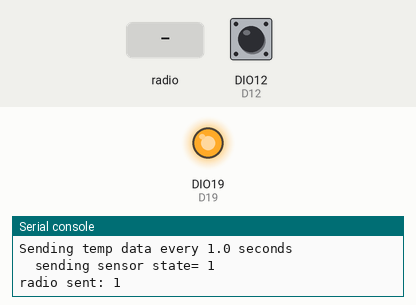
Recording of a program running on a simulated Digi XBee 3 module running MicroPython. Shown: output pins drawn as LEDs (lit = HIGH), the last lines printed to the serial console. Inputs (shaded band) come from the test bench; at power-on: DIO12 (D12) HIGH. No radio messages arrive unless stated (any console line starting 'radio sent:' is added by the test bench).

Above: at 2.2 s.
2.3 s: radio message "1" arrives
4.0 s: DIO12 (D12) pulled LOW for 3.2 s
At 4.8 s:
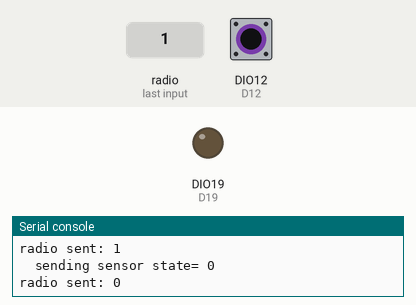
Timing chart, 0 to 9.7 s (numbered marks = the images above; inputs shaded):
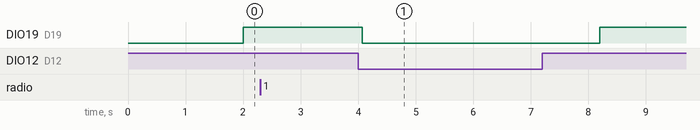

Measured:
- after the input at 4.0 s, DIO19 (D19): HIGH → LOW after 0.07 s, → HIGH 4.1 s later

The program:

TE8_sensor_end.py
```python
# below 802.15.4 wireless protocol code based on Digi International
# example code for network communication between nodes for end device
import xbee, time
# Utility functions to perform XBee3 802.15.4 operations
from machine import Pin
# pin function needed for sensor
def format_eui64(addr):
	return ':'.join('%02x' % b for b in addr)

def format_packet(p):
	type = 'Broadcast' if p['broadcast'] else 'Unicast'
	print("%s message from EUI-64 %s (network 0x%04X)" %
		(type, format_eui64(p['sender_eui64']), p['sender_nwk']))
	print("from EP 0x%02X to EP 0x%02X, Cluster 0x%04X, Profile 0x%04X:" %
		(p['source_ep'], p['dest_ep'], p['cluster'], p['profile']))
	print(p['payload'],"\n")

def network_status():
	# If the value of AI is non zero, the module is not connected to a network
	return xbee.atcmd("AI")
print("Joining network as an end device...")
xbee.atcmd("NI", "End Device")
network_settings = {"CE": 0, "A1": 4, "CH": 0x13, "ID": 0x3332, "EE": 0}
for command, value in network_settings.items():
	xbee.atcmd(command, value)
xbee.atcmd("AC")  # Apply changes
time.sleep(1)

while network_status() != 0:
	time.sleep(0.1)
print("Connected to Network\n")

last_sent = time.ticks_ms()
interval = 1000  # How often to send a message in ms

# read digital input D12 and set D19 output
D12 = Pin("D12", Pin.IN, Pin.PULL_UP)
D19 = Pin("D19", Pin.OUT, value=0)

# Start the transmit/receive loop
print("Sending temp data every {} seconds".format(interval/1000))
while True:
	p = xbee.receive()
	if p:
		format_packet(p)
	else:
		# Transmit sensor state if ready
		if time.ticks_diff(time.ticks_ms(), last_sent) > interval:
				# TE sensor state is monitored by D12 input
				sensor = str(D12.value())
				D19.value(D12.value())
				print("\tsending sensor state= " + sensor)
				try:
					xbee.transmit(xbee.ADDR_COORDINATOR, sensor)
				except Exception as err:
					print(err)
				last_sent = time.ticks_ms()
		time.sleep(0.25)
```
